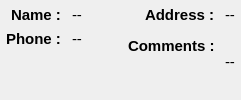
        <widget class="QWidget" name="widget_2" native="true">
         <property name="sizePolicy">
          <sizepolicy hsizetype="Preferred" vsizetype="Maximum">
           <horstretch>0</horstretch>
           <verstretch>0</verstretch>
          </sizepolicy>
         </property>
         <property name="autoFillBackground">
          <bool>true</bool>
         </property>
         <layout class="QHBoxLayout" name="horizontalLayout">
          <property name="leftMargin">
           <number>0</number>
          </property>
          <property name="topMargin">
           <number>0</number>
          </property>
          <property name="rightMargin">
           <number>0</number>
          </property>
          <property name="bottomMargin">
           <number>0</number>
          </property>
          <item>
           <layout class="QHBoxLayout" name="horizontalLayout_3">
            <property name="spacing">
             <number>6</number>
            </property>
            <property name="leftMargin">
             <number>6</number>
            </property>
            <property name="topMargin">
             <number>6</number>
            </property>
            <property name="rightMargin">
             <number>6</number>
            </property>
            <property name="bottomMargin">
             <number>6</number>
            </property>
            <item>
             <layout class="QFormLayout" name="formLayout_4">
              <property name="labelAlignment">
               <set>Qt::AlignRight|Qt::AlignTrailing|Qt::AlignVCenter</set>
              </property>
              <item row="0" column="0">
               <widget class="QLabel" name="label">
                <property name="font">
                 <font>
                  <pointsize>11</pointsize>
                  <weight>75</weight>
                  <italic>false</italic>
                  <bold>true</bold>
                 </font>
                </property>
                <property name="text">
                 <string>Name : </string>
                </property>
               </widget>
              </item>
              <item row="0" column="1">
               <widget class="QLabel" name="nameText">
                <property name="font">
                 <font>
                  <pointsize>11</pointsize>
                  <weight>50</weight>
                  <bold>false</bold>
                 </font>
                </property>
                <property name="text">
                 <string>--</string>
                </property>
               </widget>
              </item>
              <item row="1" column="0">
               <widget class="QLabel" name="label_7">
                <property name="font">
                 <font>
                  <pointsize>11</pointsize>
                  <weight>75</weight>
                  <italic>false</italic>
                  <bold>true</bold>
                 </font>
                </property>
                <property name="text">
                 <string>Phone : </string>
                </property>
               </widget>
              </item>
              <item row="1" column="1">
               <widget class="QLabel" name="phoneText">
                <property name="font">
                 <font>
                  <pointsize>11</pointsize>
                  <weight>50</weight>
                  <bold>false</bold>
                 </font>
                </property>
                <property name="text">
                 <string>--</string>
                </property>
               </widget>
              </item>
             </layout>
            </item>
            <item>
             <spacer name="horizontalSpacer_3">
              <property name="orientation">
               <enum>Qt::Horizontal</enum>
              </property>
              <property name="sizeHint" stdset="0">
               <size>
                <width>40</width>
                <height>20</height>
               </size>
              </property>
             </spacer>
            </item>
            <item>
             <layout class="QFormLayout" name="formLayout_3">
              <property name="labelAlignment">
               <set>Qt::AlignRight|Qt::AlignTrailing|Qt::AlignVCenter</set>
              </property>
              <item row="0" column="0">
               <widget class="QLabel" name="label_10">
                <property name="font">
                 <font>
                  <pointsize>11</pointsize>
                  <weight>75</weight>
                  <italic>false</italic>
                  <bold>true</bold>
                 </font>
                </property>
                <property name="text">
                 <string>Address : </string>
                </property>
               </widget>
              </item>
              <item row="0" column="1">
               <widget class="QLabel" name="addressText">
                <property name="font">
                 <font>
                  <pointsize>11</pointsize>
                  <weight>50</weight>
                  <bold>false</bold>
                 </font>
                </property>
                <property name="text">
                 <string>--</string>
                </property>
                <property name="wordWrap">
                 <bool>true</bool>
                </property>
               </widget>
              </item>
              <item row="1" column="0">
               <widget class="QLabel" name="label_8">
                <property name="font">
                 <font>
                  <pointsize>11</pointsize>
                  <weight>75</weight>
                  <italic>false</italic>
                  <bold>true</bold>
                 </font>
                </property>
                <property name="text">
                 <string>Comments : </string>
                </property>
               </widget>
              </item>
              <item row="1" column="1">
               <widget class="QLabel" name="commentsText">
                <property name="sizePolicy">
                 <sizepolicy hsizetype="Preferred" vsizetype="Expanding">
                  <horstretch>0</horstretch>
                  <verstretch>0</verstretch>
                 </sizepolicy>
                </property>
                <property name="font">
                 <font>
                  <pointsize>11</pointsize>
                  <weight>50</weight>
                  <bold>false</bold>
                 </font>
                </property>
                <property name="text">
                 <string>--</string>
                </property>
                <property name="wordWrap">
                 <bool>true</bool>
                </property>
               </widget>
              </item>
             </layout>
            </item>
           </layout>
          </item>
         </layout>
        </widget>
